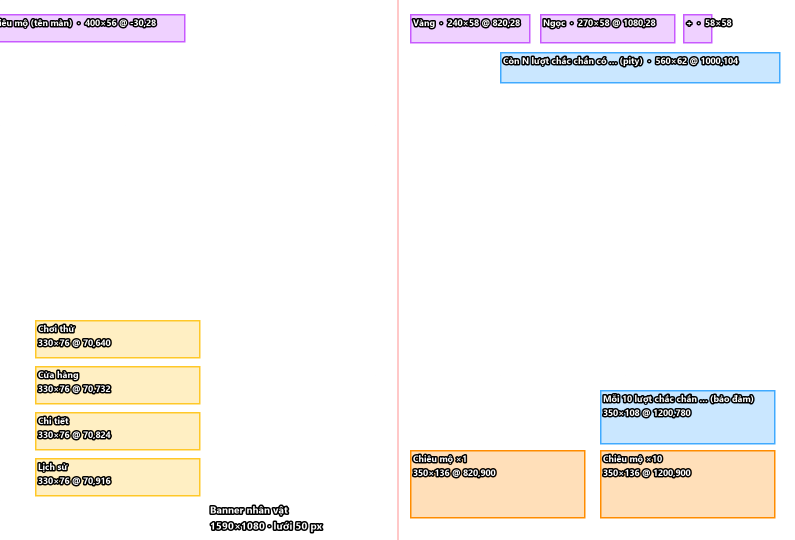
#> input picture docs/design/wireframes/recruit/banner_char_terra_overlay_1590x1080.png, 1590 x 1080 px (shown at 1/2 size)
$ python -i scan_assets.py   (imports and definitions only)
#> lines starting #> are read from the running program, lines starting #| are printed output that depends on the picture
# Quét asset PROJECT ECLIPSE -> ảnh preview + JSON seed cho site "Asset Atlas".
# Chạy ở thư mục gốc dự án:  python -X utf8 tools/asset_atlas/scan_assets.py [--out build/asset_atlas]
# Đầu ra (không vào git): <out>/site/asset_atlas.html, <out>/site/pv/*.png, <out>/seed/*.json
# Xem tools/asset_atlas/README.md.
import argparse, datetime, glob, hashlib, json, os, re, shutil
from PIL import Image

ROOT = os.path.abspath(os.path.join(os.path.dirname(os.path.abspath(__file__)), "..", ".."))
ap = argparse.ArgumentParser()
# [2 lines not run here, left out]
# [1 line that did not run here, left out]
# [1 line that did not run here, left out]
# [7 lines not run here, left out]

# Ảnh không có quyền dùng (bên thứ ba): giữ mục trong danh sách nhưng không đưa ảnh lên site.
NO_UPLOAD = {"hub-bg-sky-garden"}

NOW = datetime.datetime.now(datetime.timezone.utc).strftime("%Y-%m-%dT%H:%M:%SZ")
CHARS = {
    "char_fire_01": "Enkiba", "char_wind_01": "Kazeyumi", "char_lightning_01": "Raikiba",
    "char_light_01": "Hikarine", "char_dark_01": "Yomigari", "char_earth_01": "Iwagane",
}
FRAME = 192  # cạnh frame trong preview (một nửa 384)

# [4 lines left out: function mtime, not called in this run]

def rel(p):
    return os.path.relpath(p, ROOT).replace("\\", "/")

def slug(s):
    return re.sub(r"[^a-z0-9]+", "-", s.lower()).strip("-")

# Prompt rút gọn từ ASSET_LICENSES mục 2.1
lic = {}
# [4 lines not run here, left out]

def lic_for(path):
    path = path.rstrip("/")
    return lic.get(path) or lic.get(path + "/") or None

def frame_files(d, cid, anim):
    fs = sorted(glob.glob(os.path.join(d, f"{cid}_{anim}_[0-9][0-9][0-9].png")))
    return fs

# [42 lines left out: functions files_hash, analyze_frames, make_strip, not called in this run]

def make_single(src, out, max_side=900):
#> called with out = 'out.png', max_side = 900
    im = Image.open(src)
#> im is the input picture: PIL image 1590x1080 RGBA; mean R, G, B, A 44.1, 36.2, 28, 24.8
    im = im.convert("RGBA") if im.mode in ("RGBA", "LA", "P") else im.convert("RGB")
    if max(im.size) > max_side:
        k = max_side / max(im.size)
#> k = 0.566
        im = im.resize((round(im.width * k), round(im.height * k)), Image.LANCZOS)
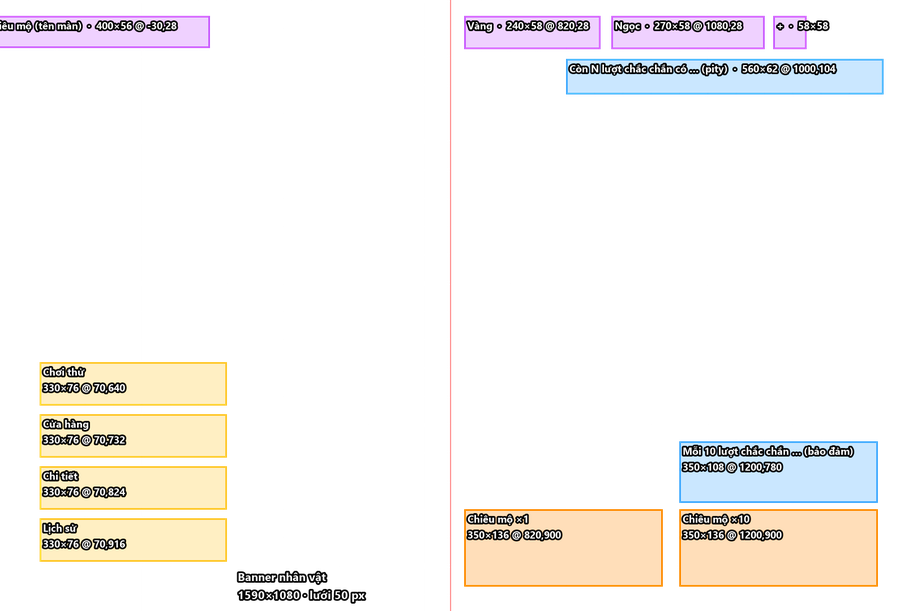
#> im: PIL image 900x611 RGBA; mean R, G, B, A 77.5, 68.3, 60, 25; transparent parts drawn white
    im.save(out, optimize=True)

# [20 lines left out: functions make_sheet, analyze_single, not called in this run]

assets = {}

# [18 lines left out: functions add, version, not called in this run]

# ---------- Frame nhân vật ----------
ANIM_QA_DONE = {"design": True, "anatomy": True, "palette": True, "no_text": True, "edges": True,
                "size": True, "naming": True, "license": True, "pivot": True, "facing": True,
                "frame_count": True, "loop": True}
EXP_DONE = {"rgba": True, "alpha_zero": True, "no_halo": True, "premult": True, "canvas": True,
            "pivot": True, "naming": True, "check_tool": True, "lossless": True}

placeholder_char_pv = "placeholder-character-384.png"
# [78 lines not run here, left out]

# ---------- Ảnh đơn ----------
# [16 lines left out: function single, not called in this run]

def spec(w, h, transparent=True, layered=False, naming=""):
    return {"w": w, "h": h, "transparent": transparent, "layered": layered, "animation": False,
            "frames": 1, "fps": None, "loop": False, "pivot": "", "naming": naming}

# [25 lines not run here, left out]

ICON_REQ = ["Owner vẽ lại icon thật thay bản vẽ code tạm"]
# [51 lines not run here, left out]
# Bố cục Chiêu mộ mới (owner 2026-11-15): ảnh banner phủ phần phải màn 1590×1080; danh sách bên trái là thẻ chữ
# (ảnh thumb không còn hiện, giữ mục cũ trên site).
# Kích thước + vùng chữ / nút che theo bố cục Chiêu mộ mới nhất (2026-11-15, tọa độ trên ảnh 1590×1080).
BANNER_TEXT = {
    "char": [
        "Kích thước 1590×1080 px: ảnh phủ x 330 → 1920 của màn 1920×1080, co giữ tỉ lệ và đặt giữa (màn rộng hơn 16:9 lộ nền tối hai bên, nên đặt nhân vật / vũ khí chính ở giữa). Vùng bị chữ / nút che, tọa độ trên ảnh (gốc góc trên-trái): thanh trên (tiền tệ) x 820–1430, y 0–100; dòng pity x 1000–1560, y 104–166; nút tròn Chơi thử / Cửa hàng / Chi tiết / Lịch sử x 70–400, y 640–1000; ô bảo đảm 10 lượt x 1200–1550, y 780–888; nút Chiêu mộ ×1 / ×10 x 820–1550, y 900–1036. Banner nhân vật không còn tiêu đề, tên nhân vật, thời gian, túi quà (owner 2026-11-15): giữa ảnh và góc trái trên trống cho splash art. Bản v2 đã tải lên đang 1521×1034 (cùng tỉ lệ, sẽ phóng ~4.5%); xuất đúng 1590×1080 để nét nhất.",
        "Ảnh banner nhân vật 1590×1080 phủ phần phải màn Chiêu mộ. Màn chỉ đè dòng pity góc phải trên, nút tròn bên trái dưới, ô bảo đảm và 2 nút Chiêu mộ góc phải dưới; phần còn lại là ảnh."
    ],
    "equip": [
        "Kích thước 1590×1080 px: ảnh phủ x 330 → 1920 của màn 1920×1080, co giữ tỉ lệ và đặt giữa (màn rộng hơn 16:9 lộ nền tối hai bên, nên đặt nhân vật / vũ khí chính ở giữa). Vùng bị chữ / nút che, tọa độ trên ảnh (gốc góc trên-trái): thanh trên (tiền tệ) x 820–1430, y 0–100; nhãn + tiêu đề x 230–1130, y 110–270; hàng 3 vũ khí trưng bày (ảnh vũ khí + thanh tên do màn vẽ) x 230–1550, y 250–805; nút tròn Chi tiết / Lịch sử x 70–400, y 824–1000; nút Chiêu mộ ×1 / ×10 x 820–1550, y 900–1036. Banner trang bị thường (vĩnh viễn, không pity): không có cột thông tin bên phải; ảnh banner chỉ làm nền, không vẽ vũ khí vì màn tự đặt 3 ảnh vũ khí lên.",
        "Ảnh nền banner trang bị thường 1590×1080. Màn vẽ tiêu đề trái trên, 3 vũ khí trưng bày ở giữa, nút tròn trái dưới và 2 nút Chiêu mộ phải dưới; ảnh nên là nền thoáng, không có vũ khí riêng."
    ],
    "star5": [
        "Kích thước 1590×1080 px: ảnh phủ x 330 → 1920 của màn 1920×1080, co giữ tỉ lệ và đặt giữa (màn rộng hơn 16:9 lộ nền tối hai bên, nên đặt nhân vật / vũ khí chính ở giữa). Vùng bị chữ / nút che, tọa độ trên ảnh (gốc góc trên-trái): thanh trên (tiền tệ) x 820–1430, y 0–100; nhãn + tiêu đề x 230–1130, y 110–270; dòng pity x 1000–1560, y 104–166; dãy 4 icon đã có / chưa có x 1110–1550, y 180–284; thời gian x 960–1560, y 296–340; nút Túi quà x 1200–1560, y 348–468; chú thích vũ khí đề cử x 250–720, y 500–600; chú thích bộ vết thánh x 910–1380, y 620–720; ô bảo đảm 10 lượt x 1200–1550, y 780–888; nút tròn Chi tiết / Lịch sử x 70–400, y 824–1000; nút Chiêu mộ ×1 / ×10 x 820–1550, y 900–1036.",
        "Ảnh banner trang bị 5★ 1590×1080 phủ phần phải màn Chiêu mộ. Nhiều chữ nhất trong 3 banner: tiêu đề + 2 chú thích bên trái, cột pity / icon / thời gian / túi quà bên phải; vũ khí chính đặt giữa ảnh."
    ]
}
# [28 lines not run here, left out]

# Rig parts Enkiba
fs = sorted(glob.glob(os.path.join(ROOT, "assets/characters/char_fire_01/rig_parts/*.png")))
pv = "char-fire-01-rig-parts--v1.png"
# [12 lines not run here, left out]

# ---------- Frame quái / boss Chương 1 ----------
ENEMIES = {"enemy_slime_01": "Cặn tro", "enemy_slime_02": "Cặn lớn",
           "boss_golem_01": "Golem Đá Cổ", "boss_henchman_01": "Shokuhai"}
# [53 lines not run here, left out]

# ---------- Ảnh truyện Chương 1 (ô clip), map / thẻ chương, đất màn, thiết kế Zero ----------
CLIP_NAMES = {"open": "Mở chương", "golem": "Golem", "end": "Kết chương"}
# [7 lines not run here, left out]
CH02_CLIPS = {"ch02_open": "Mở chương", "ch02_gate": "Cổng xưởng", "ch02_end": "Kết chương"}
# [23 lines not run here, left out]
GROUND = {"ash_road": "Đường tro", "coal_mine": "Mỏ than", "cliff_stone": "Vách đá", "dead_forest": "Rừng chết",
          "stone_floor": "Nền đá"}
# [6 lines not run here, left out]
zp = "assets/characters/npc_zero_01/design/npc_zero_01_sheet.png"
# [22 lines not run here, left out]

# [1 line that did not run here, left out]
from collections import Counter
# [3 lines not run here, left out]

>>> result = make_single('../../docs/design/wireframes/recruit/banner_char_terra_overlay_1590x1080.png', 'out.png')
